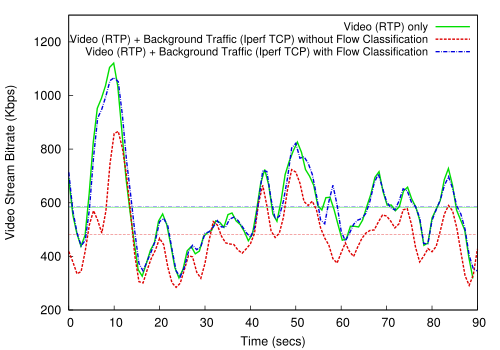

Source code (gnuplot):
#!/usr/bin/gnuplot

set terminal postscript eps color enhanced font "Helvetica,18"


set output "plot.eps"

set yrange [200:1300]
set xrange [0:90]

set ytics nomirror
set xtics nomirror

#set title "Long Multiplication vs Karatsuba Multiplication Runtime Analysis"

#set logscale x 2
#set logscale y 1000
set ylabel 'Video Stream Bitrate (Kbps)'
set xlabel 'Time (secs)'
set key font "Helvetica,16" vertical at 90,1280

set arrow from 0,582.507722772277 to 90,582.507722772277 nohead lt 1 lc rgb "#00dd00" lw 1
set arrow from 0,482.131485148515 to 90,482.131485148515 nohead lt 2 lc rgb "#dd0000" lw 1
set arrow from 0,584.786534653465 to 90,584.786534653465 nohead lt 5 lc rgb "#0000dd" lw 1

plot "case3.dat" using ($1-11):($2/1000.0):(2.0) title 'Video (RTP) only' smooth acsplines lt 1 lc rgb "#00dd00" lw 4, \
     "case2.dat" using ($1):($2/1000.0):(2.0) title 'Video (RTP) + Background Traffic (Iperf TCP) without Flow Classification' smooth acsplines lt 2 lc rgb "#dd0000" lw 4, \
     "case1.dat" using ($1-9):($2/1000.0):(2.0) title 'Video (RTP) + Background Traffic (Iperf TCP) with Flow Classification' smooth acsplines lt 5 lc rgb "#0000dd" lw 4

     
